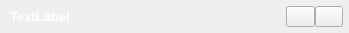
  <widget class="QWidget" name="widget_2" native="true">
   <property name="geometry">
    <rect>
     <x>0</x>
     <y>0</y>
     <width>349</width>
     <height>33</height>
    </rect>
   </property>
   <property name="minimumSize">
    <size>
     <width>0</width>
     <height>33</height>
    </size>
   </property>
   <property name="maximumSize">
    <size>
     <width>16777215</width>
     <height>33</height>
    </size>
   </property>
   <layout class="QHBoxLayout" name="horizontalLayout">
    <property name="spacing">
     <number>0</number>
    </property>
    <property name="leftMargin">
     <number>0</number>
    </property>
    <property name="topMargin">
     <number>0</number>
    </property>
    <property name="rightMargin">
     <number>0</number>
    </property>
    <property name="bottomMargin">
     <number>0</number>
    </property>
    <item>
     <spacer name="horizontalSpacer_6">
      <property name="orientation">
       <enum>Qt::Horizontal</enum>
      </property>
      <property name="sizeType">
       <enum>QSizePolicy::Minimum</enum>
      </property>
      <property name="sizeHint" stdset="0">
       <size>
        <width>10</width>
        <height>20</height>
       </size>
      </property>
     </spacer>
    </item>
    <item>
     <widget class="QLabel" name="label_2">
      <property name="palette">
       <palette>
        <active>
         <colorrole role="WindowText">
          <brush brushstyle="SolidPattern">
           <color alpha="255">
            <red>255</red>
            <green>255</green>
            <blue>255</blue>
           </color>
          </brush>
         </colorrole>
         <colorrole role="Button">
          <brush brushstyle="SolidPattern">
           <color alpha="255">
            <red>0</red>
            <green>0</green>
            <blue>0</blue>
           </color>
          </brush>
         </colorrole>
         <colorrole role="Light">
          <brush brushstyle="SolidPattern">
           <color alpha="255">
            <red>0</red>
            <green>0</green>
            <blue>0</blue>
           </color>
          </brush>
         </colorrole>
         <colorrole role="Midlight">
          <brush brushstyle="SolidPattern">
           <color alpha="255">
            <red>0</red>
            <green>0</green>
            <blue>0</blue>
           </color>
          </brush>
         </colorrole>
         <colorrole role="Dark">
          <brush brushstyle="SolidPattern">
           <color alpha="255">
            <red>0</red>
            <green>0</green>
            <blue>0</blue>
           </color>
          </brush>
         </colorrole>
         <colorrole role="Mid">
          <brush brushstyle="SolidPattern">
           <color alpha="255">
            <red>0</red>
            <green>0</green>
            <blue>0</blue>
           </color>
          </brush>
         </colorrole>
         <colorrole role="Text">
          <brush brushstyle="SolidPattern">
           <color alpha="255">
            <red>255</red>
            <green>255</green>
            <blue>255</blue>
           </color>
          </brush>
         </colorrole>
         <colorrole role="BrightText">
          <brush brushstyle="SolidPattern">
           <color alpha="255">
            <red>255</red>
            <green>255</green>
            <blue>255</blue>
           </color>
          </brush>
         </colorrole>
         <colorrole role="ButtonText">
          <brush brushstyle="SolidPattern">
           <color alpha="255">
            <red>255</red>
            <green>255</green>
            <blue>255</blue>
           </color>
          </brush>
         </colorrole>
         <colorrole role="Base">
          <brush brushstyle="SolidPattern">
           <color alpha="255">
            <red>0</red>
            <green>0</green>
            <blue>0</blue>
           </color>
          </brush>
         </colorrole>
         <colorrole role="Window">
          <brush brushstyle="SolidPattern">
           <color alpha="255">
            <red>0</red>
            <green>0</green>
            <blue>0</blue>
           </color>
          </brush>
         </colorrole>
         <colorrole role="Shadow">
          <brush brushstyle="SolidPattern">
           <color alpha="255">
            <red>0</red>
            <green>0</green>
            <blue>0</blue>
           </color>
          </brush>
         </colorrole>
         <colorrole role="AlternateBase">
          <brush brushstyle="SolidPattern">
           <color alpha="255">
            <red>0</red>
            <green>0</green>
            <blue>0</blue>
           </color>
          </brush>
         </colorrole>
         <colorrole role="ToolTipBase">
          <brush brushstyle="SolidPattern">
           <color alpha="255">
            <red>255</red>
            <green>255</green>
            <blue>220</blue>
           </color>
          </brush>
         </colorrole>
         <colorrole role="ToolTipText">
          <brush brushstyle="SolidPattern">
           <color alpha="255">
            <red>0</red>
            <green>0</green>
            <blue>0</blue>
           </color>
          </brush>
         </colorrole>
        </active>
        <inactive>
         <colorrole role="WindowText">
          <brush brushstyle="SolidPattern">
           <color alpha="255">
            <red>255</red>
            <green>255</green>
            <blue>255</blue>
           </color>
          </brush>
         </colorrole>
         <colorrole role="Button">
          <brush brushstyle="SolidPattern">
           <color alpha="255">
            <red>0</red>
            <green>0</green>
            <blue>0</blue>
           </color>
          </brush>
         </colorrole>
         <colorrole role="Light">
          <brush brushstyle="SolidPattern">
           <color alpha="255">
            <red>0</red>
            <green>0</green>
            <blue>0</blue>
           </color>
          </brush>
         </colorrole>
         <colorrole role="Midlight">
          <brush brushstyle="SolidPattern">
           <color alpha="255">
            <red>0</red>
            <green>0</green>
            <blue>0</blue>
           </color>
          </brush>
         </colorrole>
         <colorrole role="Dark">
          <brush brushstyle="SolidPattern">
           <color alpha="255">
            <red>0</red>
            <green>0</green>
            <blue>0</blue>
           </color>
          </brush>
         </colorrole>
         <colorrole role="Mid">
          <brush brushstyle="SolidPattern">
           <color alpha="255">
            <red>0</red>
            <green>0</green>
            <blue>0</blue>
           </color>
          </brush>
         </colorrole>
         <colorrole role="Text">
          <brush brushstyle="SolidPattern">
           <color alpha="255">
            <red>255</red>
            <green>255</green>
            <blue>255</blue>
           </color>
          </brush>
         </colorrole>
         <colorrole role="BrightText">
          <brush brushstyle="SolidPattern">
           <color alpha="255">
            <red>255</red>
            <green>255</green>
            <blue>255</blue>
           </color>
          </brush>
         </colorrole>
         <colorrole role="ButtonText">
          <brush brushstyle="SolidPattern">
           <color alpha="255">
            <red>255</red>
            <green>255</green>
            <blue>255</blue>
           </color>
          </brush>
         </colorrole>
         <colorrole role="Base">
          <brush brushstyle="SolidPattern">
           <color alpha="255">
            <red>0</red>
            <green>0</green>
            <blue>0</blue>
           </color>
          </brush>
         </colorrole>
         <colorrole role="Window">
          <brush brushstyle="SolidPattern">
           <color alpha="255">
            <red>0</red>
            <green>0</green>
            <blue>0</blue>
           </color>
          </brush>
         </colorrole>
         <colorrole role="Shadow">
          <brush brushstyle="SolidPattern">
           <color alpha="255">
            <red>0</red>
            <green>0</green>
            <blue>0</blue>
           </color>
          </brush>
         </colorrole>
         <colorrole role="AlternateBase">
          <brush brushstyle="SolidPattern">
           <color alpha="255">
            <red>0</red>
            <green>0</green>
            <blue>0</blue>
           </color>
          </brush>
         </colorrole>
         <colorrole role="ToolTipBase">
          <brush brushstyle="SolidPattern">
           <color alpha="255">
            <red>255</red>
            <green>255</green>
            <blue>220</blue>
           </color>
          </brush>
         </colorrole>
         <colorrole role="ToolTipText">
          <brush brushstyle="SolidPattern">
           <color alpha="255">
            <red>0</red>
            <green>0</green>
            <blue>0</blue>
           </color>
          </brush>
         </colorrole>
        </inactive>
        <disabled>
         <colorrole role="WindowText">
          <brush brushstyle="SolidPattern">
           <color alpha="255">
            <red>0</red>
            <green>0</green>
            <blue>0</blue>
           </color>
          </brush>
         </colorrole>
         <colorrole role="Button">
          <brush brushstyle="SolidPattern">
           <color alpha="255">
            <red>0</red>
            <green>0</green>
            <blue>0</blue>
           </color>
          </brush>
         </colorrole>
         <colorrole role="Light">
          <brush brushstyle="SolidPattern">
           <color alpha="255">
            <red>0</red>
            <green>0</green>
            <blue>0</blue>
           </color>
          </brush>
         </colorrole>
         <colorrole role="Midlight">
          <brush brushstyle="SolidPattern">
           <color alpha="255">
            <red>0</red>
            <green>0</green>
            <blue>0</blue>
           </color>
          </brush>
         </colorrole>
         <colorrole role="Dark">
          <brush brushstyle="SolidPattern">
           <color alpha="255">
            <red>0</red>
            <green>0</green>
            <blue>0</blue>
           </color>
          </brush>
         </colorrole>
         <colorrole role="Mid">
          <brush brushstyle="SolidPattern">
           <color alpha="255">
            <red>0</red>
            <green>0</green>
            <blue>0</blue>
           </color>
          </brush>
         </colorrole>
         <colorrole role="Text">
          <brush brushstyle="SolidPattern">
           <color alpha="255">
            <red>0</red>
            <green>0</green>
            <blue>0</blue>
           </color>
          </brush>
         </colorrole>
         <colorrole role="BrightText">
          <brush brushstyle="SolidPattern">
           <color alpha="255">
            <red>255</red>
            <green>255</green>
            <blue>255</blue>
           </color>
          </brush>
         </colorrole>
         <colorrole role="ButtonText">
          <brush brushstyle="SolidPattern">
           <color alpha="255">
            <red>0</red>
            <green>0</green>
            <blue>0</blue>
           </color>
          </brush>
         </colorrole>
         <colorrole role="Base">
          <brush brushstyle="SolidPattern">
           <color alpha="255">
            <red>0</red>
            <green>0</green>
            <blue>0</blue>
           </color>
          </brush>
         </colorrole>
         <colorrole role="Window">
          <brush brushstyle="SolidPattern">
           <color alpha="255">
            <red>0</red>
            <green>0</green>
            <blue>0</blue>
           </color>
          </brush>
         </colorrole>
         <colorrole role="Shadow">
          <brush brushstyle="SolidPattern">
           <color alpha="255">
            <red>0</red>
            <green>0</green>
            <blue>0</blue>
           </color>
          </brush>
         </colorrole>
         <colorrole role="AlternateBase">
          <brush brushstyle="SolidPattern">
           <color alpha="255">
            <red>0</red>
            <green>0</green>
            <blue>0</blue>
           </color>
          </brush>
         </colorrole>
         <colorrole role="ToolTipBase">
          <brush brushstyle="SolidPattern">
           <color alpha="255">
            <red>255</red>
            <green>255</green>
            <blue>220</blue>
           </color>
          </brush>
         </colorrole>
         <colorrole role="ToolTipText">
          <brush brushstyle="SolidPattern">
           <color alpha="255">
            <red>0</red>
            <green>0</green>
            <blue>0</blue>
           </color>
          </brush>
         </colorrole>
        </disabled>
       </palette>
      </property>
      <property name="font">
       <font>
        <pointsize>10</pointsize>
        <weight>75</weight>
        <bold>true</bold>
       </font>
      </property>
      <property name="text">
       <string>TextLabel</string>
      </property>
     </widget>
    </item>
    <item>
     <spacer name="horizontalSpacer">
      <property name="orientation">
       <enum>Qt::Horizontal</enum>
      </property>
      <property name="sizeHint" stdset="0">
       <size>
        <width>491</width>
        <height>20</height>
       </size>
      </property>
     </spacer>
    </item>
    <item>
     <widget class="QPushButton" name="btn_minimum">
      <property name="sizePolicy">
       <sizepolicy hsizetype="Fixed" vsizetype="Fixed">
        <horstretch>0</horstretch>
        <verstretch>0</verstretch>
       </sizepolicy>
      </property>
      <property name="minimumSize">
       <size>
        <width>29</width>
        <height>21</height>
       </size>
      </property>
      <property name="maximumSize">
       <size>
        <width>29</width>
        <height>21</height>
       </size>
      </property>
      <property name="text">
       <string/>
      </property>
     </widget>
    </item>
    <item>
     <widget class="QPushButton" name="btn_close">
      <property name="sizePolicy">
       <sizepolicy hsizetype="Fixed" vsizetype="Fixed">
        <horstretch>0</horstretch>
        <verstretch>0</verstretch>
       </sizepolicy>
      </property>
      <property name="minimumSize">
       <size>
        <width>28</width>
        <height>21</height>
       </size>
      </property>
      <property name="maximumSize">
       <size>
        <width>28</width>
        <height>21</height>
       </size>
      </property>
      <property name="text">
       <string/>
      </property>
     </widget>
    </item>
    <item>
     <spacer name="horizontalSpacer_2">
      <property name="orientation">
       <enum>Qt::Horizontal</enum>
      </property>
      <property name="sizeType">
       <enum>QSizePolicy::Minimum</enum>
      </property>
      <property name="sizeHint" stdset="0">
       <size>
        <width>6</width>
        <height>20</height>
       </size>
      </property>
     </spacer>
    </item>
   </layout>
  </widget>
